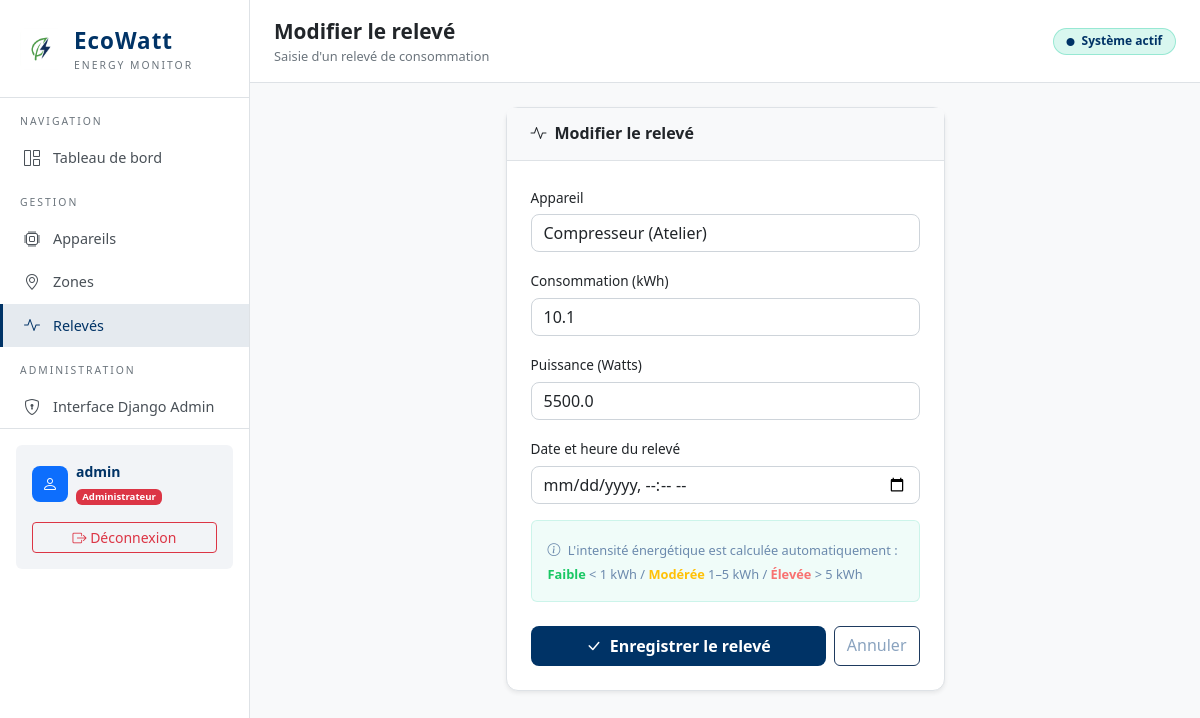
/releves/modifier/2/ (signed in), run on the app's committed database.
### releves/models.py (models this page shows, shortened)
class Releve(models.Model):
    appareil = models.ForeignKey(Appareil, on_delete=models.CASCADE, related_name='releves')
    valeur_kwh = models.FloatField(help_text="Consommation en kWh")
    puissance_instantanee = models.FloatField(help_text="Puissance en Watts au moment du relevé", default=0)
    date_heure_releve = models.DateTimeField(default=timezone.now)
    class Meta:
        verbose_name = "Relevé"
        verbose_name_plural = "Relevés"
        ordering = ['-date_heure_releve']

### releves/views.py (the view)
# urls.py: path('modifier/<int:releve_id>/', views.modifier_releve, name='modifier_releve'),
@login_required
@user_passes_test(lambda u: u.is_staff, login_url='home')
def modifier_releve(request, releve_id):
    releve = get_object_or_404(Releve, id=releve_id)
    form = ReleveForm(request.POST or None, instance=releve)
    if form.is_valid():
        form.save()
        return redirect('liste_releves')
    return render(request, 'releves/form.html', {'form': form, 'titre': 'Modifier le relevé', 'releve': releve})

### releves/forms.py
class ReleveForm(forms.ModelForm):
    class Meta:
        model = Releve
        fields = ['appareil', 'valeur_kwh', 'puissance_instantanee', 'date_heure_releve']
        widgets = {
            'appareil': forms.Select(attrs={'class': 'form-select'}),
            'valeur_kwh': forms.NumberInput(attrs={'class': 'form-control', 'placeholder': 'kWh', 'step': '0.01'}),
            'puissance_instantanee': forms.NumberInput(attrs={'class': 'form-control', 'placeholder': 'Watts', 'step': '0.1'}),
            'date_heure_releve': forms.DateTimeInput(attrs={'class': 'form-control', 'type': 'datetime-local'}),
        }
        labels = {
            'appareil': 'Appareil',
            'valeur_kwh': 'Consommation (kWh)',
            'puissance_instantanee': 'Puissance (Watts)',
            'date_heure_releve': 'Date et heure du relevé',
        }

### appareils/models.py (called while the page is built)
    def __str__(self):
        return f"{self.nom} ({self.zone.nom_zone})"

### templates/releves/form.html (shortened to what this page needs)
{% extends 'base.html' %}
{% block page_title %}{{ titre }}{% endblock %}
{% block page_subtitle %}Saisie d'un relevé de consommation{% endblock %}
{% block content %}
<div class="row justify-content-center">
    <div class="col-lg-6">
        <div class="card">
            <div class="card-header px-4 py-3">
                <h6 class="mb-0 fw-semibold"><i class="bi bi-activity me-2"></i>{{ titre }}</h6>
            </div>
            <div class="card-body p-4">
                <form method="POST">
                    {% for field in form %}
                    <div class="mb-3">
                        <label class="form-label">{{ field.label }}</label>
                        {{ field }}
                    </div>
                    {% endfor %}
                    <div class="mt-2 p-3 rounded" style="background:rgba(0,200,150,0.06);border:1px solid rgba(0,200,150,0.15);">
                        <small style="color:#6c8aad;font-size:0.8rem;">
                            <i class="bi bi-info-circle me-1"></i>
                            L'intensité énergétique est calculée automatiquement :
                            <strong style="color:#19c864">Faible</strong> &lt; 1 kWh /
                            <strong style="color:#ffc107">Modérée</strong> 1–5 kWh /
                            <strong style="color:#f87171">Élevée</strong> &gt; 5 kWh
                        </small>
                    </div>
                    <div class="d-flex gap-2 mt-4">
                        <button type="submit" class="btn btn-eco flex-grow-1">
                            <i class="bi bi-check-lg me-1"></i> Enregistrer le relevé
                        </button>
                        <a href="{% url 'liste_releves' %}" class="btn" style="background:rgba(255,255,255,0.06);color:#8aa3bf;border:1px solid #1e3a5f;">
                            Annuler
                        </a>
                    </div>
                </form>
            </div>
        </div>
    </div>
</div>
{% endblock %}

### templates/base.html (shortened to what this page needs)
{% load static %}
<!DOCTYPE html>
<html lang="fr">
<head>
    <link href="https://cdn.jsdelivr.net/npm/bootstrap@5.3.0/dist/css/bootstrap.min.css" rel="stylesheet">
    <link href="https://cdn.jsdelivr.net/npm/bootstrap-icons@1.11.0/font/bootstrap-icons.css" rel="stylesheet">
</head>
<body class="{% if user.is_staff %}role-admin{% endif %}">
<nav class="sidebar">
    <a href="/" class="sidebar-brand text-decoration-none">
        <img src="{% static 'images/logo.png' %}" alt="EcoWatt Logo" class="brand-logo">
        <div>
            <div class="brand-name">EcoWatt</div>
            <div class="brand-sub">Energy Monitor</div>
        </div>
    </a>
    <div class="nav-section-title">Navigation</div>
    <ul class="nav flex-column">
        <li class="nav-item">
            <a href="{% url 'home' %}" class="nav-link {% if request.resolver_match.url_name == 'home' %}active{% endif %}">
                <i class="bi bi-grid-1x2"></i> Tableau de bord
            </a>
        </li>
    </ul>
    <div class="nav-section-title">Gestion</div>
    <ul class="nav flex-column">
        <li class="nav-item">
            <a href="{% url 'liste_appareils' %}" class="nav-link {% if 'appareils' in request.path and 'zones' not in request.path %}active{% endif %}">
                <i class="bi bi-cpu"></i> Appareils
            </a>
        </li>
        <li class="nav-item">
            <a href="{% url 'liste_zones' %}" class="nav-link {% if 'zones' in request.path %}active{% endif %}">
                <i class="bi bi-geo-alt"></i> Zones
            </a>
        </li>
        <li class="nav-item">
            <a href="{% url 'liste_releves' %}" class="nav-link {% if 'releves' in request.path %}active{% endif %}">
                <i class="bi bi-activity"></i> Relevés
            </a>
        </li>
    </ul>
    {% if user.is_staff %}
    <div class="nav-section-title">Administration</div>
    <ul class="nav flex-column">
        <li class="nav-item">
            <a href="/admin/" class="nav-link">
                <i class="bi bi-shield-lock"></i> Interface Django Admin
            </a>
        </li>
    </ul>
    {% endif %}
    <div class="mt-auto p-3" style="border-top: 1px solid var(--eco-border);">
        <div class="p-3 rounded" style="background: rgba(0,51,102,0.05);">
            <div class="d-flex align-items-center gap-2 mb-2">
                <div class="device-avatar bg-primary text-white">
                    <i class="bi bi-person"></i>
                </div>
                <div>
                    <div class="small fw-bold" style="color: var(--eco-green);">{{ user.username }}</div>
                    <div class="badge {% if user.is_staff %}bg-danger{% else %}bg-info{% endif %}" style="font-size: 0.6rem;">
                        {% if user.is_staff %}Administrateur{% else %}Consultant{% endif %}
                    </div>
                </div>
            </div>
            <a href="{% url 'logout' %}" class="btn btn-sm btn-outline-danger w-100 mt-2">
                <i class="bi bi-box-arrow-right"></i> Déconnexion
            </a>
        </div>
    </div>
</nav>
<div class="main-content">
    <div class="topbar d-flex justify-content-between align-items-center">
        <div>
            <div class="page-title">{% block page_title %}EcoWatt{% endblock %}</div>
            <div class="page-subtitle">{% block page_subtitle %}Système de suivi de consommation électrique{% endblock %}</div>
        </div>
        <div class="d-flex align-items-center gap-3">
            <span class="badge" style="background:rgba(0,200,150,0.15);color:var(--eco-green);border:1px solid rgba(0,200,150,0.3);padding:0.4rem 0.8rem;border-radius:20px;font-size:0.75rem;">
                <i class="bi bi-circle-fill me-1" style="font-size:0.5rem;"></i> Système actif
            </span>
        </div>
    </div>
    <div class="page-content">
        {% block content %}{% endblock %}
    </div>
</div>
</body>
</html>

### templates/base.html (style rules this page uses)
:root { --eco-green: #003366; --eco-dark: #f8f9fa; --eco-blue: #0d6efd; --eco-orange: #fd7e14; --eco-card: #ffffff; --eco-border: #dee2e6; }
body { background-color: var(--eco-dark); color: #212529; font-family: 'Segoe UI', system-ui, sans-serif; min-height: 100vh; }
.sidebar { background: #ffffff; border-right: 1px solid var(--eco-border); min-height: 100vh; width: 250px; position: fixed; top: 0; left: 0; z-index: 100; padding-top: 0; }
.sidebar-brand { padding: 1.5rem 1.25rem; border-bottom: 1px solid var(--eco-border); display: flex; align-items: center; gap: 0.75rem; }
.brand-logo { width: 42px; height: 42px; object-fit: contain; border-radius: 8px; }
.brand-name { font-size: 1.4rem; font-weight: 700; color: var(--eco-green); letter-spacing: 1px; }
.brand-sub { font-size: 0.65rem; color: #6c757d; letter-spacing: 2px; text-transform: uppercase; }
.nav-section-title { font-size: 0.65rem; text-transform: uppercase; letter-spacing: 2px; color: #6c757d; padding: 1rem 1.25rem 0.4rem; }
.sidebar .nav-link { color: #495057; padding: 0.6rem 1.25rem; border-radius: 0; display: flex; align-items: center; gap: 0.75rem; font-size: 0.9rem; transition: all 0.2s; border-left: 3px solid transparent; }
.sidebar .nav-link:hover, .sidebar .nav-link.active { color: var(--eco-green); background: rgba(0, 51, 102, 0.1); border-left-color: var(--eco-green); }
.sidebar .nav-link i { width: 18px; text-align: center; font-size: 1rem; }
.main-content { margin-left: 250px; min-height: 100vh; background: var(--eco-dark); }
.topbar { background: #ffffff; border-bottom: 1px solid var(--eco-border); padding: 1rem 1.5rem; position: sticky; top: 0; z-index: 50; }
.page-content { padding: 1.5rem; }
.card { background: var(--eco-card); border: 1px solid var(--eco-border); border-radius: 12px; color: #212529; box-shadow: 0 0.125rem 0.25rem rgba(0, 0, 0, 0.075); }
.card-header { background: #f8f9fa; border-bottom: 1px solid var(--eco-border); color: #212529; font-weight: 600; }
.form-control, .form-select { background: #ffffff; border: 1px solid #ced4da; color: #212529; border-radius: 8px; }
.form-control::placeholder { color: #6c757d; }
.form-select option { background: #ffffff; color: #212529; }
.form-label { color: #212529; font-size: 0.85rem; font-weight: 500; margin-bottom: 0.4rem; }
.btn-eco { background: var(--eco-green); color: #ffffff; border: none; font-weight: 600; border-radius: 8px; padding: 0.5rem 1.2rem; transition: all 0.2s; }
.device-avatar { width: 36px; height: 36px; background: #e9ecef; color: #495057; border-radius: 8px; display: flex; align-items: center; justify-content: center; font-size: 1rem; }
.page-title { font-size: 1.3rem; font-weight: 700; color: #212529; }
.page-subtitle { font-size: 0.8rem; color: #6c757d; }

### data on the page
Releve: form "Compresseur (Atelier)" "10.1" "5500.0"

### other printed values
{{ user.username }} "admin"
{{ titre }} "Modifier le relevé"
{{ field.label }} "Appareil" "Consommation (kWh)" "Puissance (Watts)" "Date et heure du relevé"
